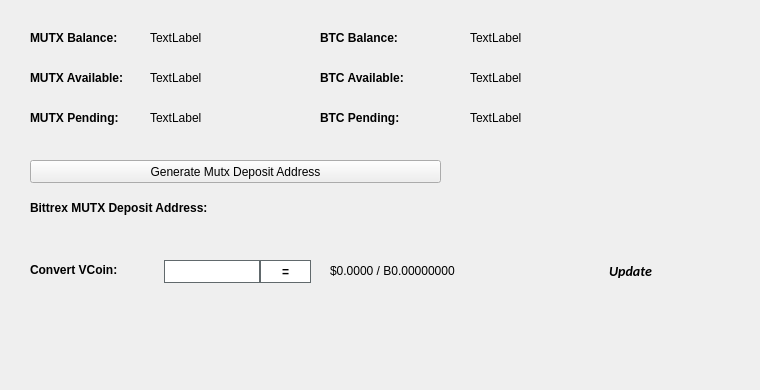
   <widget class="QWidget" name="BalanceTab">
    <attribute name="title">
     <string>Balance</string>
    </attribute>
    <widget class="QLabel" name="BitcoinBalanceLabel">
     <property name="geometry">
      <rect>
       <x>470</x>
       <y>30</y>
       <width>150</width>
       <height>16</height>
      </rect>
     </property>
     <property name="text">
      <string>TextLabel</string>
     </property>
    </widget>
    <widget class="QLabel" name="RUPBalanceLabel">
     <property name="geometry">
      <rect>
       <x>150</x>
       <y>30</y>
       <width>150</width>
       <height>16</height>
      </rect>
     </property>
     <property name="text">
      <string>TextLabel</string>
     </property>
    </widget>
    <widget class="QLabel" name="label_11">
     <property name="geometry">
      <rect>
       <x>30</x>
       <y>30</y>
       <width>101</width>
       <height>16</height>
      </rect>
     </property>
     <property name="font">
      <font>
       <weight>75</weight>
       <bold>true</bold>
      </font>
     </property>
     <property name="text">
      <string>MUTX Balance:</string>
     </property>
    </widget>
    <widget class="QLabel" name="label_12">
     <property name="geometry">
      <rect>
       <x>320</x>
       <y>30</y>
       <width>101</width>
       <height>16</height>
      </rect>
     </property>
     <property name="font">
      <font>
       <weight>75</weight>
       <bold>true</bold>
      </font>
     </property>
     <property name="text">
      <string>BTC Balance:</string>
     </property>
    </widget>
    <widget class="QLabel" name="RUPAvailableLabel_2">
     <property name="geometry">
      <rect>
       <x>150</x>
       <y>70</y>
       <width>150</width>
       <height>16</height>
      </rect>
     </property>
     <property name="text">
      <string>TextLabel</string>
     </property>
    </widget>
    <widget class="QLabel" name="label_13">
     <property name="geometry">
      <rect>
       <x>30</x>
       <y>70</y>
       <width>111</width>
       <height>16</height>
      </rect>
     </property>
     <property name="font">
      <font>
       <weight>75</weight>
       <bold>true</bold>
      </font>
     </property>
     <property name="text">
      <string>MUTX Available:</string>
     </property>
    </widget>
    <widget class="QLabel" name="label_14">
     <property name="geometry">
      <rect>
       <x>30</x>
       <y>110</y>
       <width>101</width>
       <height>16</height>
      </rect>
     </property>
     <property name="font">
      <font>
       <weight>75</weight>
       <bold>true</bold>
      </font>
     </property>
     <property name="text">
      <string>MUTX Pending:</string>
     </property>
    </widget>
    <widget class="QLabel" name="RUPPendingLabel">
     <property name="geometry">
      <rect>
       <x>150</x>
       <y>110</y>
       <width>150</width>
       <height>16</height>
      </rect>
     </property>
     <property name="text">
      <string>TextLabel</string>
     </property>
    </widget>
    <widget class="QLabel" name="label_15">
     <property name="geometry">
      <rect>
       <x>320</x>
       <y>70</y>
       <width>111</width>
       <height>16</height>
      </rect>
     </property>
     <property name="font">
      <font>
       <weight>75</weight>
       <bold>true</bold>
      </font>
     </property>
     <property name="text">
      <string>BTC Available:</string>
     </property>
    </widget>
    <widget class="QLabel" name="BitcoinAvailableLabel">
     <property name="geometry">
      <rect>
       <x>470</x>
       <y>70</y>
       <width>150</width>
       <height>16</height>
      </rect>
     </property>
     <property name="text">
      <string>TextLabel</string>
     </property>
    </widget>
    <widget class="QLabel" name="label_31">
     <property name="geometry">
      <rect>
       <x>320</x>
       <y>110</y>
       <width>111</width>
       <height>16</height>
      </rect>
     </property>
     <property name="font">
      <font>
       <weight>75</weight>
       <bold>true</bold>
      </font>
     </property>
     <property name="text">
      <string>BTC Pending:</string>
     </property>
    </widget>
    <widget class="QLabel" name="BitcoinPendingLabel">
     <property name="geometry">
      <rect>
       <x>470</x>
       <y>110</y>
       <width>150</width>
       <height>16</height>
      </rect>
     </property>
     <property name="text">
      <string>TextLabel</string>
     </property>
    </widget>
    <widget class="QLabel" name="label_33">
     <property name="geometry">
      <rect>
       <x>30</x>
       <y>200</y>
       <width>221</width>
       <height>16</height>
      </rect>
     </property>
     <property name="font">
      <font>
       <weight>75</weight>
       <bold>true</bold>
      </font>
     </property>
     <property name="text">
      <string>Bittrex MUTX Deposit Address:</string>
     </property>
    </widget>
    <widget class="QPushButton" name="GenDepositBTN">
     <property name="geometry">
      <rect>
       <x>30</x>
       <y>160</y>
       <width>411</width>
       <height>23</height>
      </rect>
     </property>
     <property name="text">
      <string>Generate Mutx Deposit Address</string>
     </property>
     <property name="icon">
      <iconset resource="../mutx.qrc">
       <normaloff>:/icons/bitcoin</normaloff>:/icons/bitcoin</iconset>
     </property>
    </widget>
    <widget class="QLabel" name="DepositAddressLabel">
     <property name="geometry">
      <rect>
       <x>200</x>
       <y>200</y>
       <width>261</width>
       <height>16</height>
      </rect>
     </property>
     <property name="palette">
      <palette>
       <active>
        <colorrole role="WindowText">
         <brush brushstyle="SolidPattern">
          <color alpha="255">
           <red>0</red>
           <green>0</green>
           <blue>0</blue>
          </color>
         </brush>
        </colorrole>
        <colorrole role="Text">
         <brush brushstyle="SolidPattern">
          <color alpha="255">
           <red>0</red>
           <green>0</green>
           <blue>255</blue>
          </color>
         </brush>
        </colorrole>
       </active>
       <inactive>
        <colorrole role="WindowText">
         <brush brushstyle="SolidPattern">
          <color alpha="255">
           <red>0</red>
           <green>0</green>
           <blue>0</blue>
          </color>
         </brush>
        </colorrole>
        <colorrole role="Text">
         <brush brushstyle="SolidPattern">
          <color alpha="255">
           <red>0</red>
           <green>0</green>
           <blue>255</blue>
          </color>
         </brush>
        </colorrole>
       </inactive>
       <disabled>
        <colorrole role="WindowText">
         <brush brushstyle="SolidPattern">
          <color alpha="255">
           <red>120</red>
           <green>120</green>
           <blue>120</blue>
          </color>
         </brush>
        </colorrole>
        <colorrole role="Text">
         <brush brushstyle="SolidPattern">
          <color alpha="255">
           <red>120</red>
           <green>120</green>
           <blue>120</blue>
          </color>
         </brush>
        </colorrole>
       </disabled>
      </palette>
     </property>
     <property name="font">
      <font>
       <weight>75</weight>
       <bold>true</bold>
      </font>
     </property>
     <property name="text">
      <string/>
     </property>
     <property name="alignment">
      <set>Qt::AlignRight|Qt::AlignTrailing|Qt::AlignVCenter</set>
     </property>
     <property name="textInteractionFlags">
      <set>Qt::LinksAccessibleByMouse|Qt::TextSelectableByKeyboard|Qt::TextSelectableByMouse</set>
     </property>
    </widget>
    <widget class="QLabel" name="label_8">
     <property name="geometry">
      <rect>
       <x>460</x>
       <y>300</y>
       <width>281</width>
       <height>81</height>
      </rect>
     </property>
     <property name="text">
      <string/>
     </property>
     <property name="pixmap">
      <pixmap>:/images/bittrex</pixmap>
     </property>
    </widget>
    <widget class="QWidget" name="widgetConversion" native="true">
     <property name="geometry">
      <rect>
       <x>0</x>
       <y>250</y>
       <width>751</width>
       <height>43</height>
      </rect>
     </property>
     <property name="minimumSize">
      <size>
       <width>0</width>
       <height>43</height>
      </size>
     </property>
     <property name="styleSheet">
      <string notr="true"/>
     </property>
     <widget class="QPushButton" name="btnUpdateMarketData">
      <property name="geometry">
       <rect>
        <x>575</x>
        <y>0</y>
        <width>111</width>
        <height>41</height>
       </rect>
      </property>
      <property name="sizePolicy">
       <sizepolicy hsizetype="Expanding" vsizetype="Expanding">
        <horstretch>0</horstretch>
        <verstretch>0</verstretch>
       </sizepolicy>
      </property>
      <property name="font">
       <font>
        <family>calibri</family>
        <pointsize>-1</pointsize>
        <weight>75</weight>
        <italic>true</italic>
        <bold>true</bold>
       </font>
      </property>
      <property name="styleSheet">
       <string notr="true">margin:0px;text-align:center;padding:2px;border-radius:3px;font-style:italic;width:100px;font-size:14px;font-family:calibri;font-weight:600;</string>
      </property>
      <property name="text">
       <string>Update</string>
      </property>
      <property name="iconSize">
       <size>
        <width>150</width>
        <height>35</height>
       </size>
      </property>
      <property name="autoDefault">
       <bool>true</bool>
      </property>
      <property name="default">
       <bool>true</bool>
      </property>
     </widget>
     <widget class="QLabel" name="lblConvertVCoin">
      <property name="geometry">
       <rect>
        <x>30</x>
        <y>10</y>
        <width>131</width>
        <height>20</height>
       </rect>
      </property>
      <property name="styleSheet">
       <string notr="true"/>
      </property>
      <property name="text">
       <string>&lt;html&gt;&lt;head/&gt;&lt;body&gt;&lt;p&gt;&lt;span style=&quot; font-weight:600;&quot;&gt;Convert VCoin:&lt;/span&gt;&lt;/p&gt;&lt;/body&gt;&lt;/html&gt;</string>
      </property>
     </widget>
     <widget class="QLineEdit" name="txtConvertVCoinQty">
      <property name="geometry">
       <rect>
        <x>160</x>
        <y>10</y>
        <width>100</width>
        <height>23</height>
       </rect>
      </property>
      <property name="minimumSize">
       <size>
        <width>100</width>
        <height>23</height>
       </size>
      </property>
      <property name="maximumSize">
       <size>
        <width>100</width>
        <height>16777215</height>
       </size>
      </property>
      <property name="styleSheet">
       <string notr="true">border: 1px solid #61696c;margin-left:4px;</string>
      </property>
     </widget>
     <widget class="QPushButton" name="btnConvertMutx">
      <property name="geometry">
       <rect>
        <x>260</x>
        <y>10</y>
        <width>51</width>
        <height>23</height>
       </rect>
      </property>
      <property name="minimumSize">
       <size>
        <width>0</width>
        <height>23</height>
       </size>
      </property>
      <property name="styleSheet">
       <string notr="true">border:1px solid #61696c;background:white;font-weight:600;</string>
      </property>
      <property name="text">
       <string>=</string>
      </property>
     </widget>
     <widget class="QLabel" name="lblConvertVCoinResults">
      <property name="geometry">
       <rect>
        <x>330</x>
        <y>0</y>
        <width>201</width>
        <height>41</height>
       </rect>
      </property>
      <property name="styleSheet">
       <string notr="true"/>
      </property>
      <property name="text">
       <string>$0.0000 / B0.00000000</string>
      </property>
     </widget>
     <widget class="QLabel" name="iconOverviewUpdateWait">
      <property name="geometry">
       <rect>
        <x>670</x>
        <y>10</y>
        <width>24</width>
        <height>24</height>
       </rect>
      </property>
      <property name="text">
       <string/>
      </property>
      <property name="pixmap">
       <pixmap resource="../mutx.qrc">:/icons/transaction_1</pixmap>
      </property>
      <property name="scaledContents">
       <bool>true</bool>
      </property>
      <property name="alignment">
       <set>Qt::AlignCenter</set>
      </property>
     </widget>
    </widget>
   </widget>
